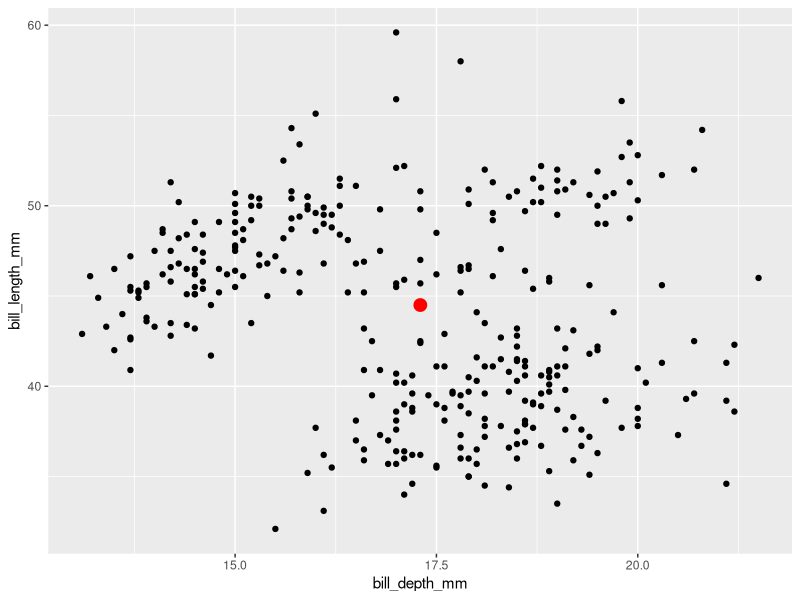
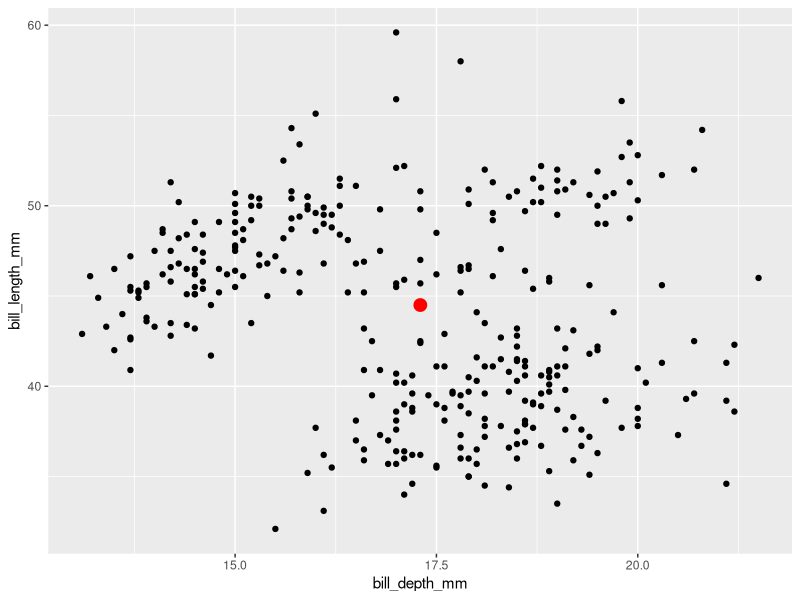
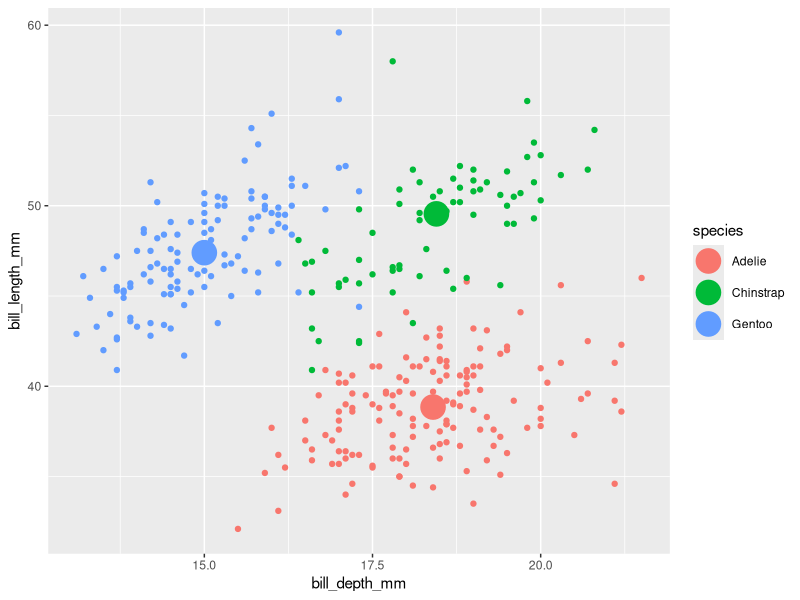
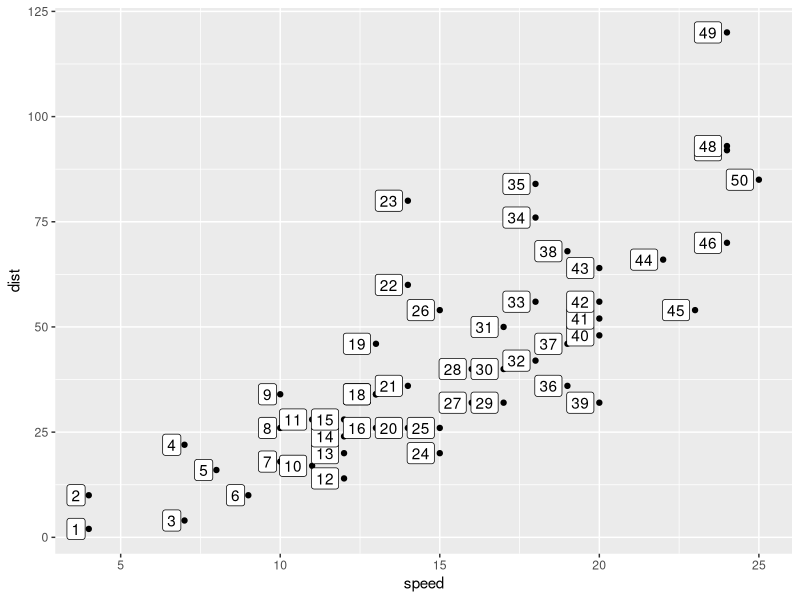
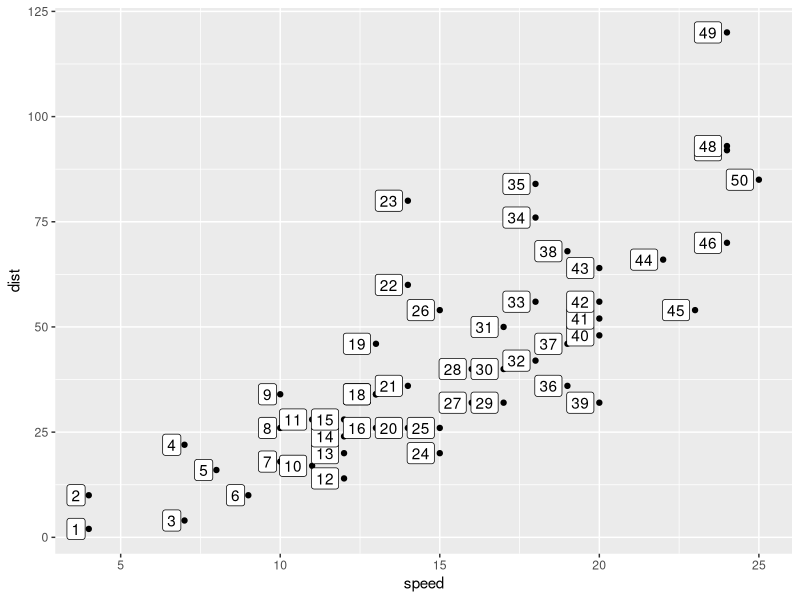
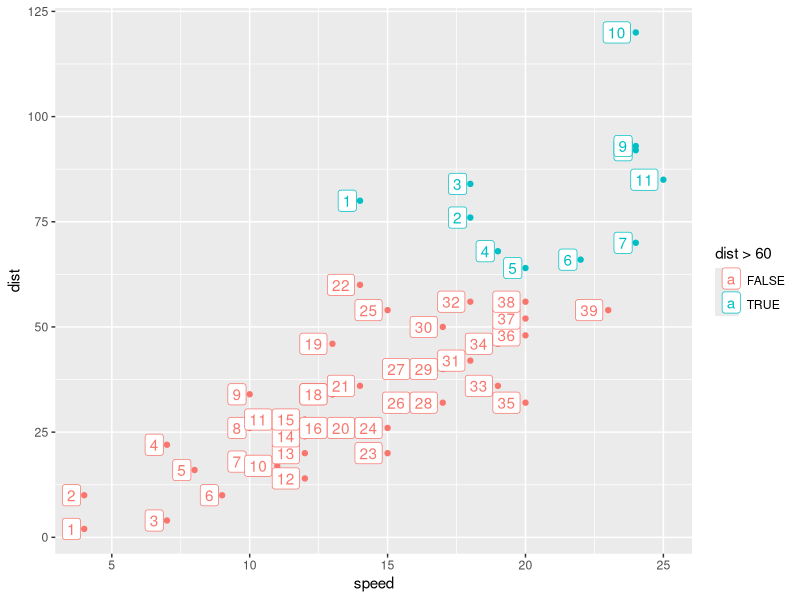
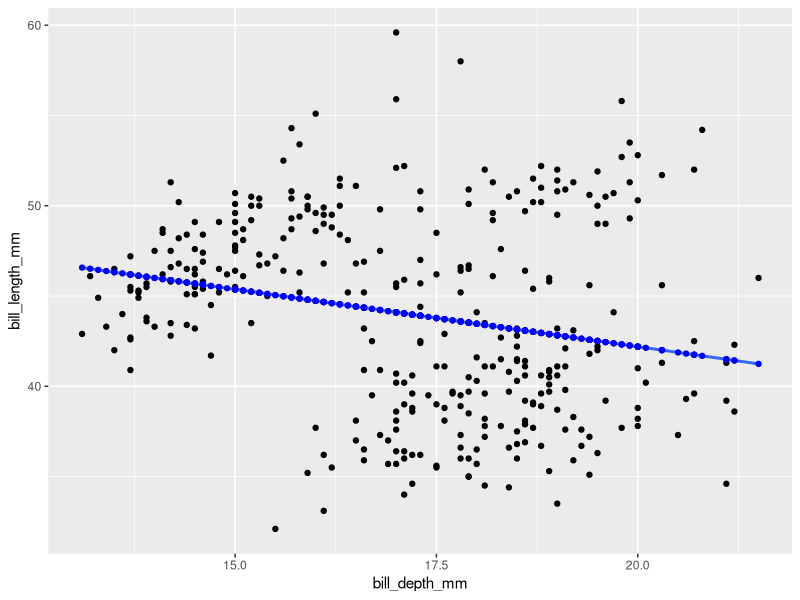
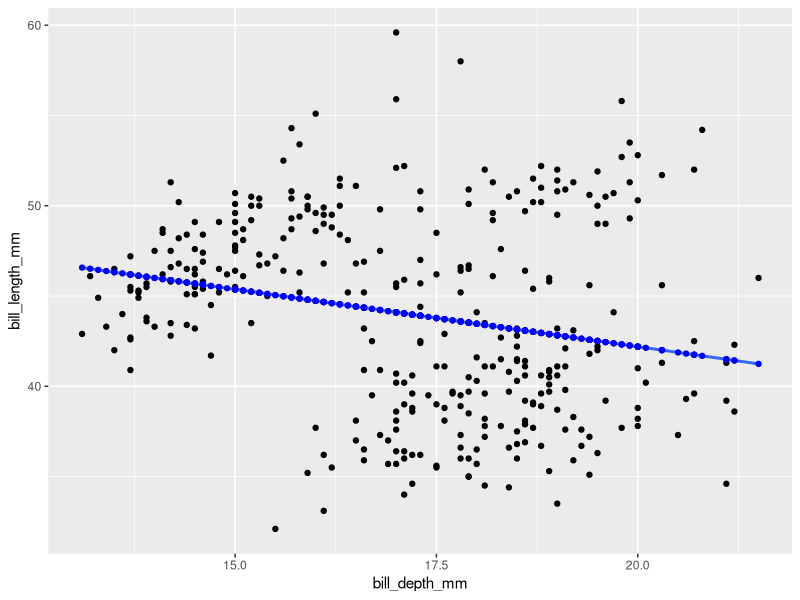

These charts were generated, in order, by the following R code:
## ---- chunk 1
library(tidyverse)
library(palmerpenguins)
# handling missingness is not a discussion of this tutorial, so we'll only use complete cases
penguins <- remove_missing(penguins) 
## ---- chunk 2
#| label: setup
#| include: false 
knitr::opts_chunk$set(echo = TRUE, message = F, warning = F)
## ---- chunk 3
#| label: penguins
penguins_medians <- penguins %>% 
  summarize(bill_length_mm_median = median(bill_length_mm),
            bill_depth_mm_median = median(bill_depth_mm))

penguins %>% 
  ggplot() + 
  aes(x = bill_depth_mm) + 
  aes(y = bill_length_mm) + 
  geom_point() + 
  geom_point(data = penguins_medians,
    color = "red", size = 4,
             aes(x = bill_depth_mm_median,
                 y = bill_length_mm_median))

## ---- chunk 4
#| label: compute_group_xy_medians

# Step 1.a
compute_group_xy_medians <- function(data, scales){ #  scales is used internally in ggplot2
  data %>% 
    summarize(x = median(x),
            y = median(y))
}

# Step 1.b
penguins %>%
  # prep data to look like it will inside of ggplot2
  rename(x = bill_depth_mm,       # ggplot2 will work with *aes* column names
         y = bill_length_mm) %>%  # therefore rename is required to used the compute function
  select(x, y) %>%  # ggplot will use only variables, i.e. variables mapped to aesthetics for your target layer
  compute_group_xy_medians()
## ---- chunk 5
#| label: StatXYMedians
StatXYMedians <- ggplot2::ggproto(`_class` = "StatXYMedians",
                                  `_inherit` = ggplot2::Stat,
                                  required_aes = c("x", "y"),
                                  compute_group = compute_group_xy_medians)
## ---- chunk 6
#| label: geom_point_xy_medians
 
geom_point_xy_medians <- function(mapping = NULL, data = NULL,
                           position = "identity", na.rm = FALSE,
                           show.legend = NA,
                           inherit.aes = TRUE, ...) {
  ggplot2::layer(
    stat = StatXYMedians,        # proto object from step 2
    geom = ggplot2::GeomPoint,   # inherit other behavior
    data = data, 
    mapping = mapping,
    position = position, 
    show.legend = show.legend, 
    inherit.aes = inherit.aes,
    params = list(na.rm = na.rm, ...)
  )
}
## ---- chunk 7
#| label: enjoy_penguins
penguins %>%
  ggplot() +
  aes(x = bill_depth_mm, y = bill_length_mm) +
  geom_point() +
  geom_point_xy_medians(color = "red", size = 4)
## ---- chunk 8
#| label: conditional_penguins
penguins %>%
  ggplot()+
  aes(x = bill_depth_mm, 
      y = bill_length_mm, 
      color = species)+
  geom_point()+
  geom_point_xy_medians(size = 8)
## ---- chunk 9
layer_data(last_plot(), 
           i = 2) # indicate which layer from the last plot
## ---- chunk 10
#| label: cars
# step 0.a
cars %>% 
  mutate(id_number = 1:n()) %>% 
  ggplot() + 
  aes(x = speed, y = dist) + 
  geom_point() + 
  geom_label(aes(label = id_number), 
             hjust = 1.2)

# step 0.b
layer_data(last_plot(), i = 2) %>% 
  head()
## ---- chunk 11
#| label: compute_group_row_number

# you won't use the scales argument, but ggplot will later
compute_group_row_number <- function(data, scales){
  
  data %>% 
    # add an additional column called label
    # the geom we inherit from requires the label aesthetic
    mutate(label = 1:n())
  
}

# step 1b test the computation function 
cars %>% 
  # input must have required aesthetic inputs as columns
  rename(x = speed, y = dist) %>% 
  compute_group_row_number() %>% 
  head()
## ---- chunk 12
#| label: StatRownumber

StatRownumber <- ggplot2::ggproto(`_class` = "StatRownumber",
                                  `_inherit` = ggplot2::Stat,
                                  required_aes = c("x", "y"),
                                  compute_group = compute_group_row_number)
## ---- chunk 13
#| label: geom_label_row_number

geom_label_row_number <- function(mapping = NULL, data = NULL,
                           position = "identity", na.rm = FALSE,
                           show.legend = NA,
                           inherit.aes = TRUE, ...) {
  ggplot2::layer(
    stat = StatRownumber, # proto object from Step 2
    geom = ggplot2::GeomLabel, # inherit other behavior, this time Label
    data = data, 
    mapping = mapping,
    position = position, 
    show.legend = show.legend, 
    inherit.aes = inherit.aes,
    params = list(na.rm = na.rm, ...)
  )
}
## ---- chunk 14
#| label: enjoy_again

cars %>% 
  ggplot() + 
  aes(x = speed, y = dist) + 
  geom_point() + 
  geom_label_row_number(hjust = 1.2) # function in action
## ---- chunk 15
#| label: conditional_compute

last_plot() + 
  aes(color = dist > 60) # Computation is within group
## ---- chunk 16
paste0("(", 1, ", ",3., ")")
## ---- chunk 17
#| label: fitted_1
model <- lm(formula = bill_length_mm ~ bill_depth_mm, 
            data = penguins) 

penguins_w_fitted <- penguins %>% 
  mutate(fitted = model$fitted.values)


penguins %>% 
  ggplot() + 
  aes(x = bill_depth_mm, y = bill_length_mm) +
  geom_point() + 
  geom_smooth(method = "lm", se = F) + 
  geom_point(data = penguins_w_fitted,
             aes(y = fitted),
             color = "blue")
## ---- chunk 18
#| label: fitted_2

compute_group_lm_fitted<- function(data, scales){
  model<-lm(formula= y ~ x, data = data)
  data %>% 
    mutate(y=model$fitted.values)
}

# test out the function
penguins %>%
  # rename to explicitly state the x and y inputs
  rename(x = bill_depth_mm, y = bill_length_mm)%>%
  compute_group_lm_fitted()
## ---- chunk 19
#| label: fitted_3
StatLmFitted<-ggplot2::ggproto(`_class` = "StatLmFitted",
                                  `_inherit` = ggplot2::Stat,
                                  required_aes = c("x", "y"),
                                  compute_group = compute_group_lm_fitted)
## ---- chunk 20
#| label: fitted_4

geom_point_lm_fitted <- function(mapping = NULL, data = NULL,
                           position = "identity", na.rm = FALSE,
                           show.legend = NA,
                           inherit.aes = TRUE, ...) {
  ggplot2::layer(
    stat = StatLmFitted, # proto object from step 2
    geom = ggplot2::GeomPoint, # inherit other behavior
    data = data, 
    mapping = mapping,
    position = position, 
    show.legend = show.legend, 
    inherit.aes = inherit.aes,
    params = list(na.rm = na.rm, ...)
  )
}
## ---- chunk 21
#| label: fitted_5
penguins %>% 
  ggplot() + 
  aes(x = bill_depth_mm, y = bill_length_mm) +
  geom_point() + 
  geom_smooth(method="lm", se= F)+
  geom_point_lm_fitted(color="blue")
## ---- chunk 22
#| label: fitted_6
penguins %>% 
  ggplot() + 
  aes(x = bill_depth_mm, y = bill_length_mm) +
  geom_point() + 
  geom_smooth(method="lm", se= F) +
  geom_point_lm_fitted() + 
  facet_wrap(facets = vars(species))
